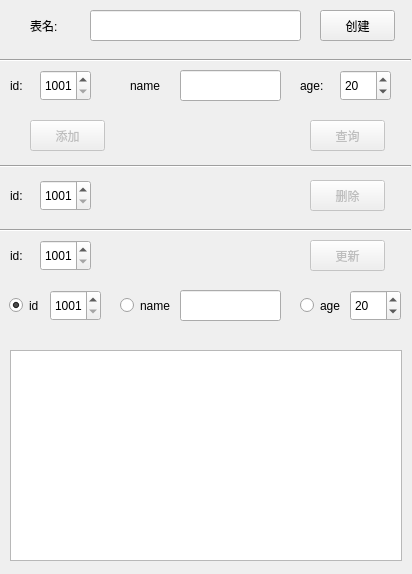
<?xml version="1.0" encoding="UTF-8"?>
<ui version="4.0">
 <class>SQLStu</class>
 <widget class="QWidget" name="SQLStu">
  <property name="geometry">
   <rect>
    <x>0</x>
    <y>0</y>
    <width>412</width>
    <height>574</height>
   </rect>
  </property>
  <property name="windowTitle">
   <string>SQLStu</string>
  </property>
  <widget class="QPushButton" name="pushButton_insert">
   <property name="enabled">
    <bool>false</bool>
   </property>
   <property name="geometry">
    <rect>
     <x>30</x>
     <y>120</y>
     <width>75</width>
     <height>31</height>
    </rect>
   </property>
   <property name="text">
    <string>添加</string>
   </property>
  </widget>
  <widget class="QLabel" name="label_deleteid">
   <property name="geometry">
    <rect>
     <x>10</x>
     <y>180</y>
     <width>21</width>
     <height>31</height>
    </rect>
   </property>
   <property name="text">
    <string>id:</string>
   </property>
  </widget>
  <widget class="QLineEdit" name="lineEdit_insertname">
   <property name="geometry">
    <rect>
     <x>180</x>
     <y>70</y>
     <width>101</width>
     <height>31</height>
    </rect>
   </property>
  </widget>
  <widget class="QSpinBox" name="spinBox_newid">
   <property name="geometry">
    <rect>
     <x>50</x>
     <y>290</y>
     <width>51</width>
     <height>31</height>
    </rect>
   </property>
   <property name="minimum">
    <number>1001</number>
   </property>
   <property name="maximum">
    <number>9999</number>
   </property>
  </widget>
  <widget class="QLabel" name="label_updateid">
   <property name="geometry">
    <rect>
     <x>10</x>
     <y>240</y>
     <width>21</width>
     <height>31</height>
    </rect>
   </property>
   <property name="text">
    <string>id:</string>
   </property>
  </widget>
  <widget class="QPushButton" name="pushButton_update">
   <property name="enabled">
    <bool>false</bool>
   </property>
   <property name="geometry">
    <rect>
     <x>310</x>
     <y>240</y>
     <width>75</width>
     <height>31</height>
    </rect>
   </property>
   <property name="text">
    <string>更新</string>
   </property>
  </widget>
  <widget class="QLabel" name="label_insertid">
   <property name="geometry">
    <rect>
     <x>10</x>
     <y>70</y>
     <width>21</width>
     <height>31</height>
    </rect>
   </property>
   <property name="text">
    <string>id:</string>
   </property>
  </widget>
  <widget class="QLabel" name="label_insertage">
   <property name="geometry">
    <rect>
     <x>300</x>
     <y>70</y>
     <width>31</width>
     <height>31</height>
    </rect>
   </property>
   <property name="text">
    <string>age:</string>
   </property>
  </widget>
  <widget class="QLineEdit" name="lineEdit_newname">
   <property name="geometry">
    <rect>
     <x>180</x>
     <y>290</y>
     <width>101</width>
     <height>31</height>
    </rect>
   </property>
  </widget>
  <widget class="QSpinBox" name="spinBox_deleteid">
   <property name="geometry">
    <rect>
     <x>40</x>
     <y>180</y>
     <width>51</width>
     <height>31</height>
    </rect>
   </property>
   <property name="minimum">
    <number>1001</number>
   </property>
   <property name="maximum">
    <number>9999</number>
   </property>
  </widget>
  <widget class="QPushButton" name="pushButton_create">
   <property name="geometry">
    <rect>
     <x>320</x>
     <y>10</y>
     <width>75</width>
     <height>31</height>
    </rect>
   </property>
   <property name="text">
    <string>创建</string>
   </property>
  </widget>
  <widget class="QLabel" name="label_insertname">
   <property name="geometry">
    <rect>
     <x>130</x>
     <y>70</y>
     <width>31</width>
     <height>31</height>
    </rect>
   </property>
   <property name="text">
    <string>name:</string>
   </property>
  </widget>
  <widget class="QSpinBox" name="spinBox_insertid">
   <property name="geometry">
    <rect>
     <x>40</x>
     <y>70</y>
     <width>51</width>
     <height>31</height>
    </rect>
   </property>
   <property name="minimum">
    <number>1001</number>
   </property>
   <property name="maximum">
    <number>9999</number>
   </property>
  </widget>
  <widget class="QRadioButton" name="radioButton_newage">
   <property name="geometry">
    <rect>
     <x>300</x>
     <y>290</y>
     <width>41</width>
     <height>31</height>
    </rect>
   </property>
   <property name="text">
    <string>age</string>
   </property>
  </widget>
  <widget class="Line" name="line_3">
   <property name="geometry">
    <rect>
     <x>0</x>
     <y>220</y>
     <width>411</width>
     <height>21</height>
    </rect>
   </property>
   <property name="orientation">
    <enum>Qt::Horizontal</enum>
   </property>
  </widget>
  <widget class="QPushButton" name="pushButton_delete">
   <property name="enabled">
    <bool>false</bool>
   </property>
   <property name="geometry">
    <rect>
     <x>310</x>
     <y>180</y>
     <width>75</width>
     <height>31</height>
    </rect>
   </property>
   <property name="text">
    <string>删除</string>
   </property>
  </widget>
  <widget class="Line" name="line_2">
   <property name="geometry">
    <rect>
     <x>0</x>
     <y>156</y>
     <width>411</width>
     <height>21</height>
    </rect>
   </property>
   <property name="orientation">
    <enum>Qt::Horizontal</enum>
   </property>
  </widget>
  <widget class="QRadioButton" name="radioButton_newname">
   <property name="geometry">
    <rect>
     <x>120</x>
     <y>290</y>
     <width>51</width>
     <height>31</height>
    </rect>
   </property>
   <property name="text">
    <string>name</string>
   </property>
  </widget>
  <widget class="QSpinBox" name="spinBox_insertage">
   <property name="geometry">
    <rect>
     <x>340</x>
     <y>70</y>
     <width>51</width>
     <height>31</height>
    </rect>
   </property>
   <property name="minimum">
    <number>0</number>
   </property>
   <property name="maximum">
    <number>120</number>
   </property>
   <property name="value">
    <number>20</number>
   </property>
  </widget>
  <widget class="QLineEdit" name="lineEdit_tablename">
   <property name="geometry">
    <rect>
     <x>90</x>
     <y>10</y>
     <width>211</width>
     <height>31</height>
    </rect>
   </property>
  </widget>
  <widget class="QSpinBox" name="spinBox_newage">
   <property name="geometry">
    <rect>
     <x>350</x>
     <y>290</y>
     <width>51</width>
     <height>31</height>
    </rect>
   </property>
   <property name="minimum">
    <number>0</number>
   </property>
   <property name="maximum">
    <number>120</number>
   </property>
   <property name="value">
    <number>20</number>
   </property>
  </widget>
  <widget class="QPushButton" name="pushButton_select">
   <property name="enabled">
    <bool>false</bool>
   </property>
   <property name="geometry">
    <rect>
     <x>310</x>
     <y>120</y>
     <width>75</width>
     <height>31</height>
    </rect>
   </property>
   <property name="text">
    <string>查询</string>
   </property>
  </widget>
  <widget class="QTableView" name="tableView">
   <property name="geometry">
    <rect>
     <x>10</x>
     <y>350</y>
     <width>392</width>
     <height>211</height>
    </rect>
   </property>
   <attribute name="horizontalHeaderDefaultSectionSize">
    <number>130</number>
   </attribute>
  </widget>
  <widget class="QSpinBox" name="spinBox_updateid">
   <property name="geometry">
    <rect>
     <x>40</x>
     <y>240</y>
     <width>51</width>
     <height>31</height>
    </rect>
   </property>
   <property name="minimum">
    <number>1001</number>
   </property>
   <property name="maximum">
    <number>9999</number>
   </property>
  </widget>
  <widget class="Line" name="line">
   <property name="geometry">
    <rect>
     <x>0</x>
     <y>50</y>
     <width>411</width>
     <height>21</height>
    </rect>
   </property>
   <property name="orientation">
    <enum>Qt::Horizontal</enum>
   </property>
  </widget>
  <widget class="QLabel" name="label_tablename">
   <property name="geometry">
    <rect>
     <x>30</x>
     <y>10</y>
     <width>41</width>
     <height>31</height>
    </rect>
   </property>
   <property name="text">
    <string>表名:</string>
   </property>
  </widget>
  <widget class="QRadioButton" name="radioButton_newid">
   <property name="enabled">
    <bool>true</bool>
   </property>
   <property name="geometry">
    <rect>
     <x>9</x>
     <y>290</y>
     <width>41</width>
     <height>31</height>
    </rect>
   </property>
   <property name="text">
    <string>id</string>
   </property>
   <property name="checked">
    <bool>true</bool>
   </property>
  </widget>
 </widget>
 <resources/>
 <connections/>
</ui>
